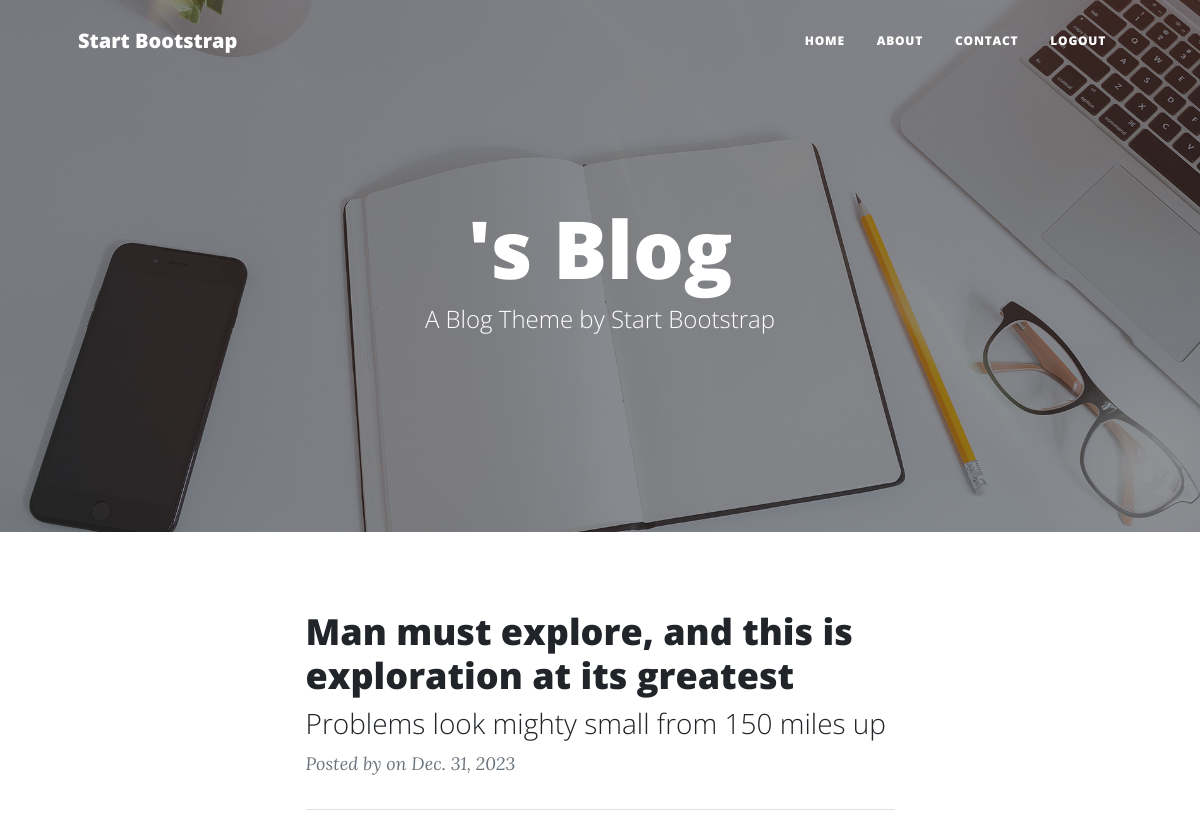
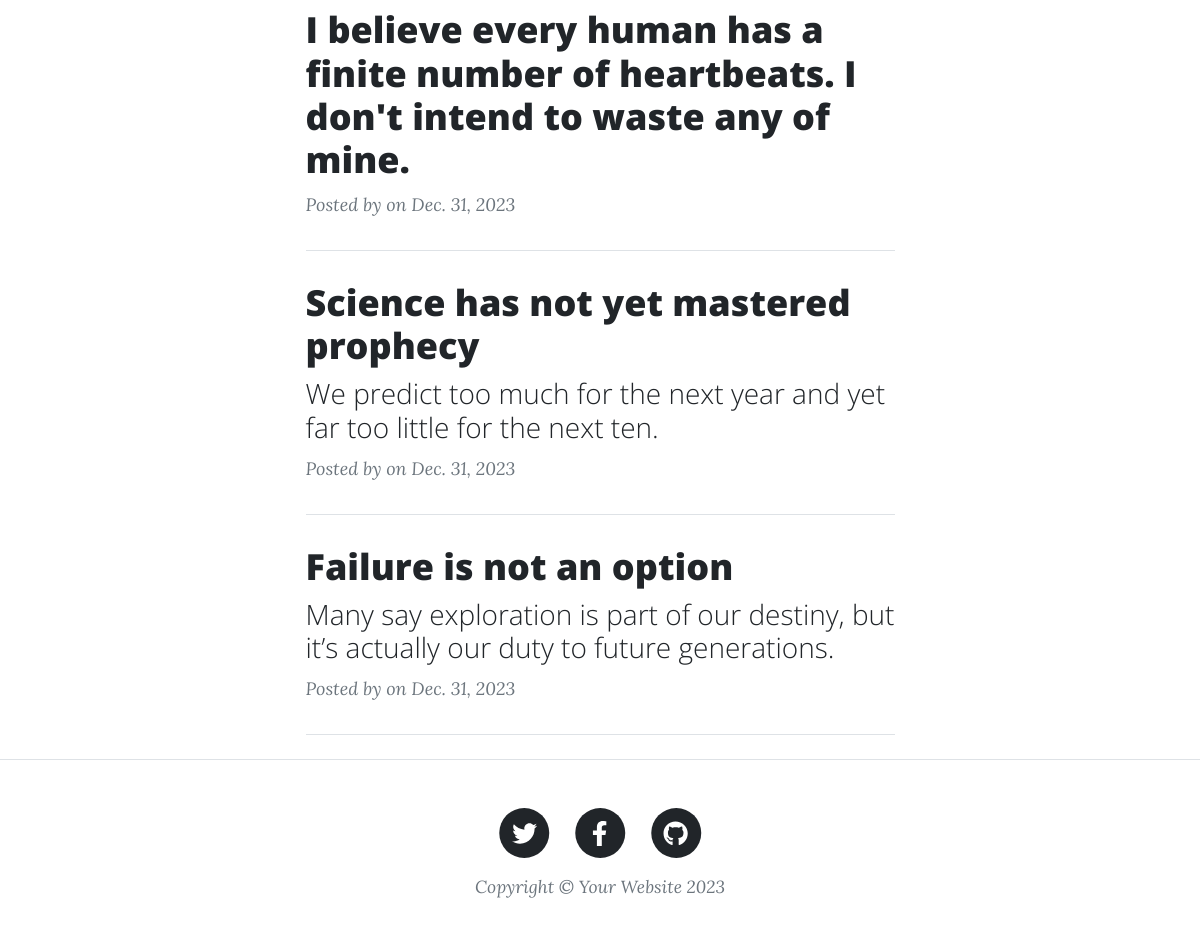
Screenshot of / (signed in) with the database file from the repository (2 pictures, top to bottom).
### blogs/models.py (models this page shows, shortened)
class Blog(models.Model):
    title = models.CharField(max_length=200)
    slug = models.SlugField(unique=True, blank=True, editable=False)
    sub_title = models.CharField(max_length=300, blank=True, null=True)
    description = RichTextField()
    created_at = models.DateField(auto_now_add=True)
    def get_blog_url(self):
        return reverse("blogs:post", kwargs={"slug":self.slug})

### blogs/views.py (the view)
# urls.py: path("", home, name="home"),
def home(request):
    blogs = Blog.objects.all()
    context = {
        "title": "Blog",
        "blogs": blogs
    }
    return render(request, "blogs/index.html", context)

### templates/blogs/index.html (shortened to what this page needs)
{% extends "blogs/base.html" %}
{% load static %}
{% block body %}
<header class="masthead" style="background-image: url({% static 'assets/img/home-bg.jpg' %})">
    <div class="container position-relative px-4 px-lg-5">
        <div class="row gx-4 gx-lg-5 justify-content-center">
            <div class="col-md-10 col-lg-8 col-xl-7">
                <div class="site-heading">
                    {% if request.user.is_authenticated%}
                    <h1>{{ request.user.get_full_name }}'s Blog</h1>
                    {% else %}
                    <h1>Personal Blog</h1>
                    {% endif %}
                    <span class="subheading">A Blog Theme by Start Bootstrap</span>
                </div>
            </div>
        </div>
    </div>
</header>
<div class="container px-4 px-lg-5">
    <div class="row gx-4 gx-lg-5 justify-content-center">
        <div class="col-md-10 col-lg-8 col-xl-7">
            {% for blog in blogs %}
            <div class="post-preview">
                <a href="{{ blog.get_blog_url }}">
                    <h2 class="post-title">{{ blog.title }}</h2>
                    {% if blog.sub_title %}
                    <h3 class="post-subtitle">{{ blog.sub_title }}</h3>
                    {% endif %}
                </a>
                <p class="post-meta">
                    Posted by
                    on {{ blog.created_at }}
                </p>
            </div>
            <hr class="my-4" />
            {% endfor %}
        </div>
    </div>
</div>
{% endblock body %}

### rows the page displays
Blog: title "Man must explore, and this is exploration at its greatest", sub_title "Problems look mighty small from 150 miles up", created_at "Dec. 31, 2023"
Blog: title "I believe every human has a finite number of heartbeats. I don't intend to waste any of mine.", created_at "Dec. 31, 2023"
Blog: title "Science has not yet mastered prophecy", sub_title "We predict too much for the next year and yet far too little for the next ten.", created_at "Dec. 31, 2023"
Blog: title "Failure is not an option", sub_title "Many say exploration is part of our destiny, but it’s actually our duty to future generations.", created_at "Dec. 31, 2023"
